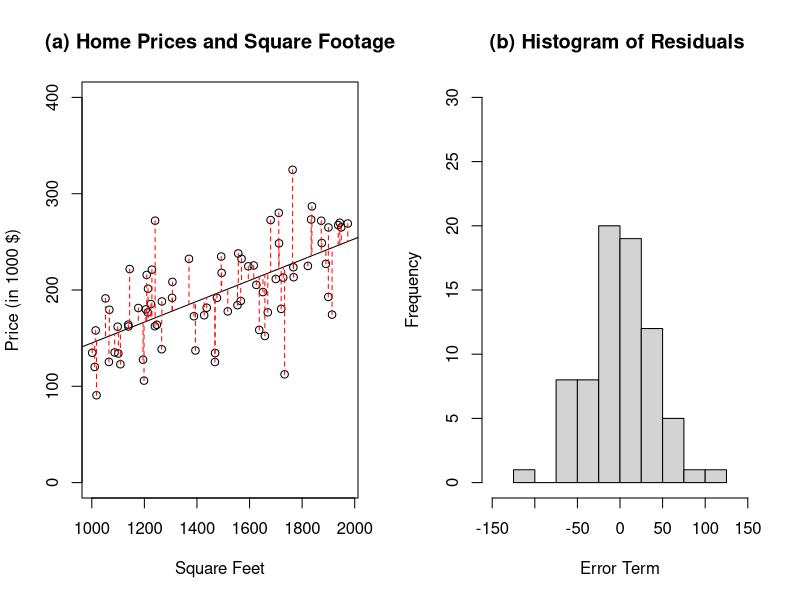
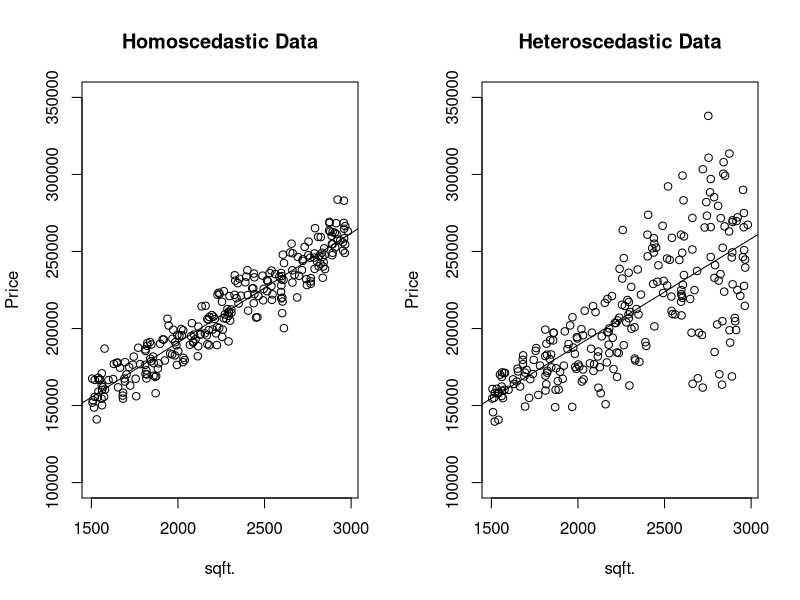

The R script that drew these images, in order: (Note: this script raises an error after producing the figures.)
## ---- chunk 1
nobs           = 75
sqft           = runif(n=nobs,min=1000,max=2000)
price          = (50000+100*sqft+rnorm(n=nobs,mean=0,sd=40000))/1000
bhat           = lm(price~sqft)
 par(mfrow=c(1,2))
      plot(sqft,price,ylim=c(0,400),main="(a) Home Prices and Square Footage",
           ylab="Price (in 1000 $)",xlab="Square Feet")
      abline(bhat)
      for(i in 1:nobs){
           segments(sqft[i],price[i],sqft[i],bhat$fitted.values[i],lty=2,col="red")}
      hist(bhat$residuals,main="(b) Histogram of Residuals ",xlab="Error Term",
           xlim=c(-150,150),ylim=c(0,30),breaks = seq(-125,125,25))
rm(bhat,i,nobs,price,sqft)
## ---- chunk 2
nobs           = 250
x              = sort(runif(nobs,1500,3000))
y_true         = 50000+70*x
housing        = data.frame(y_true,x)
housing$e_homo = 10000*rnorm(nobs)
housing$e_hetr = 5000*rnorm(nobs,sd=seq(1,10,length.out=nobs))
housing$y_homo = housing$y_true+housing$e_homo
housing$y_hetr = housing$y_true+housing$e_hetr
b_homo         = lm(y_homo~x,data=housing)
b_hetr         = lm(y_hetr~x,data=housing)
par(mfrow=c(1,2))
  plot(x,housing$y_homo,ylim=c(100000,350000),main="Homoscedastic Data",ylab="Price",xlab="sqft.")
  abline(b_homo)
  plot(x,housing$y_hetr,ylim=c(100000,350000),main="Heteroscedastic Data",ylab="Price",xlab="sqft.")
  abline(b_hetr)
rm(b_hetr,b_homo,housing)
## ---- chunk 3
honda$price    = honda$price/1000
honda$miles    = honda$miles/1000
bhat           = lm(price~miles,data=honda)
par(mfrow=c(1,2))
  plot(honda$miles,honda$price,ylim=c(0,25),main="(a) Prices and Miles",ylab="Price (in 1000 $)",xlab="Miles")
  abline(bhat)
  for(i in 1:nrow(honda)){
       segments(honda$miles[i],honda$price[i],honda$miles[i],bhat$fitted.values[i],lty=2,col="red")}
  hist(bhat$residuals,main="(b) Histogram of Residuals ",xlab="Error Term",ylim=c(0,25),breaks = seq(-7,7,1))
## ---- chunk 4
fun1 = function(x){exp(b[1]+b[2]*log(x))}
fun2 = function(x){b[1]+b[2]*x+b[3]*x^2+b[4]*x^3}
par(mfrow=c(1,2))
   b         = c(1,0.5)
   main1     = expression("b"[1]*"=1, b"[2]*"=0.5")
   curve(fun1,ylim=c(0,5),main=expression("log(y)=1+b"[2]*"log(x)"))
   b         = c(2,1)
   main2     = expression("b"[1]*"=2, b"[2]*"=1")
   curve(fun1,add=TRUE,col="blue")
   b         = c(3,3)
   main3     = expression("b"[1]*"=2, b"[2]*"=3")
   curve(fun1,add=TRUE,col="red")
legend(0,5,legend=c(main1,main2,main3),fill=c("black","blue","red"),box.lty=0)
   b         = c(1,1,1,0)
   main1     = expression("b"[3]*"=1, b"[4]*"=0")
   curve(fun2,col="black",ylim=c(0,5),main=expression("y=1+x+b"[3]*"x"^2*"+b"[4]*"x"^3))
   b         = c(1,1,-1,0)
   main2     = expression("b"[3]*"=-1, b"[4]*"=0")
   curve(fun2,add=TRUE,col="blue")
   b         = c(1,1,5,2)
   main3     = expression("b"[3]*"=5, b"[4]*"=2")
   curve(fun2,add=TRUE,col="red")
legend(0,5,legend=c(main1,main2,main3),fill=c("black","blue","red"),box.lty=0)
rm(b,main1,main2,main3,fun1,fun2)
## ---- chunk 5
bhat1 = lm(y1~x1,data=anscombe)
summary(bhat1)
## ---- chunk 6
plot(anscombe$x1,anscombe$y1)
abline(bhat1,col="red")
